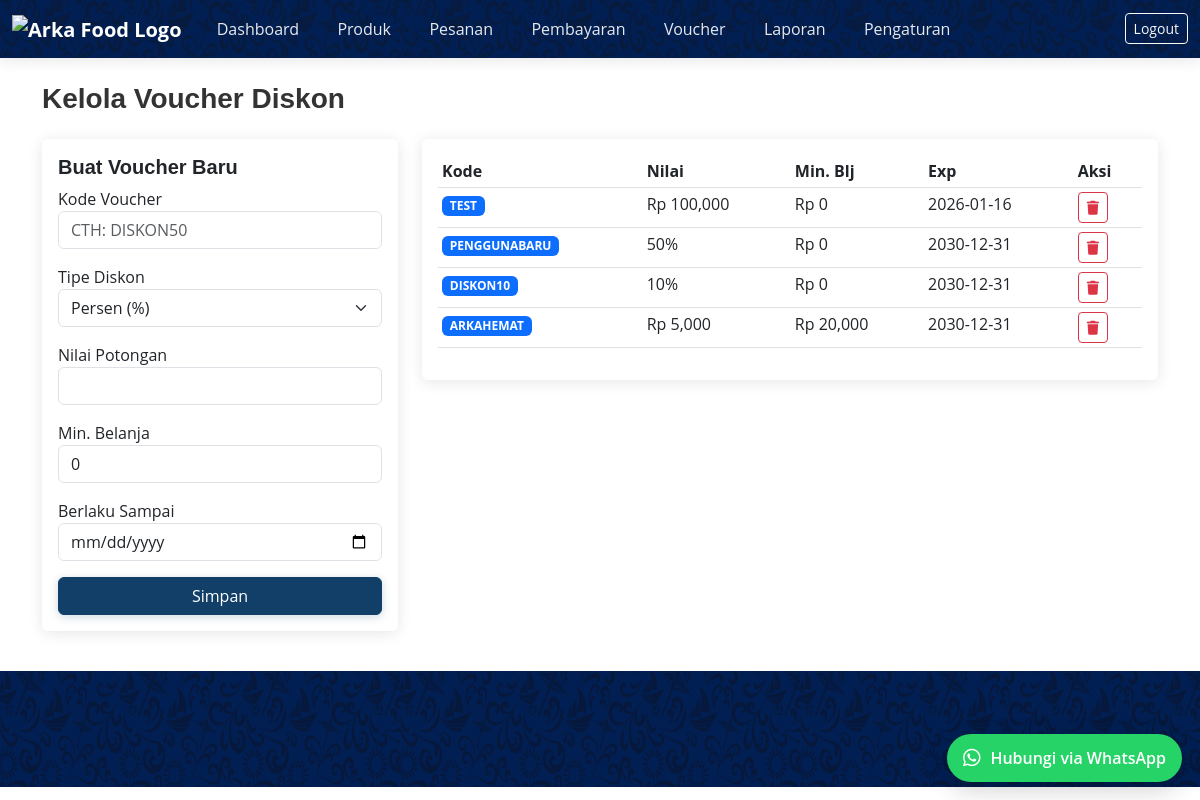
/vouchers.php (signed in), run on the app's committed database.
### tables this page shows
CREATE TABLE `vouchers` (
  `id` int NOT NULL,
  `code` varchar(50) NOT NULL,
  `type` enum('fixed','percent') NOT NULL DEFAULT 'fixed',
  `value` decimal(10,2) NOT NULL,
  `min_purchase` decimal(10,2) DEFAULT '0.00',
  `max_usage` int DEFAULT '0',
  `expiry_date` date DEFAULT NULL,
  `is_active` tinyint(1) DEFAULT '1'
);

### db.php (called while the page is built, shortened)
<?php
$protocol = isset($_SERVER['HTTPS']) && $_SERVER['HTTPS'] === 'on' ? "https" : "http";
$host_server = $_SERVER['HTTP_HOST'];
$path = rtrim(dirname($_SERVER['SCRIPT_NAME']), '/\\');
$base = $protocol . "://" . $host_server . $path;
$base = str_replace('/includes', '', $base);
$base = str_replace('/admin', '', $base);
?>

### vouchers.php (the view, shortened to what this page needs)
<?php
require_once __DIR__ . '/auth.php';
$pdo->exec("CREATE TABLE IF NOT EXISTS vouchers (
    id INT AUTO_INCREMENT PRIMARY KEY,
    code VARCHAR(50) NOT NULL UNIQUE,
    type ENUM('percent','fixed') DEFAULT 'percent',
    value DECIMAL(10,2) NOT NULL,
    min_purchase DECIMAL(10,2) DEFAULT 0,
    expiry_date DATE,
    is_active TINYINT DEFAULT 1
)");
$vouchers = $pdo->query("SELECT * FROM vouchers ORDER BY id DESC")->fetchAll();
?>
<?php include __DIR__ . '/includes/header.php'; ?>
<div class="container py-4">
    <h3>Kelola Voucher Diskon</h3>
    <div class="row mt-4">
        <div class="col-md-4">
            <div class="card p-3 mb-3">
                <h5>Buat Voucher Baru</h5>
                <form method="POST">
                    <div class="mb-3">
                        <label>Kode Voucher</label>
                        <input type="text" name="code" class="form-control" placeholder="Cth: DISKON50" required style="text-transform:uppercase;">
                    </div>
                    <div class="mb-3">
                        <label>Tipe Diskon</label>
                        <select name="type" class="form-select">
                            <option value="percent">Persen (%)</option>
                        </select>
                    </div>
                    <div class="mb-3">
                        <label>Nilai Potongan</label>
                        <input type="number" name="value" class="form-control" required>
                    </div>
                    <div class="mb-3">
                        <label>Min. Belanja</label>
                        <input type="number" name="min_purchase" class="form-control" value="0">
                    </div>
                    <div class="mb-3">
                        <label>Berlaku Sampai</label>
                        <input type="date" name="expiry_date" class="form-control" required>
                    </div>
                    <button type="submit" name="add_voucher" class="btn btn-primary w-100">Simpan</button>
                </form>
            </div>
        </div>
        <div class="col-md-8">
            <div class="card p-3">
                <table class="table table-sm">
                    <thead>
                        <tr>
                            <th>Kode</th>
                            <th>Nilai</th>
                            <th>Min. Blj</th>
                            <th>Exp</th>
                            <th>Aksi</th>
                        </tr>
                    </thead>
                    <tbody>
                        <?php foreach($vouchers as $v): ?>
                        <tr>
                            <td><span class="badge bg-primary"><?= htmlspecialchars($v['code']) ?></span></td>
                            <td><?= $v['type']=='percent' ? intval($v['value']).'%' : 'Rp '.number_format($v['value']) ?></td>
                            <td>Rp <?= number_format($v['min_purchase']) ?></td>
                            <td><?= $v['expiry_date'] ?></td>
                            <td>
                                <form method="POST" onsubmit="return confirm('Hapus voucher?');">
                                    <button class="btn btn-sm btn-outline-danger"><i class="fas fa-trash"></i></button>
                                </form>
                            </td>
                        </tr>
                        <?php endforeach; ?>
                    </tbody>
                </table>
            </div>
        </div>
    </div>
</div>
<?php include __DIR__ . '/includes/footer.php'; ?>

### includes/header.php (shortened to what this page needs)
<?php
$base = $base ?? '/arkafood';
?>
<!doctype html>
<html lang="id">
<head>
    <link href="https://cdn.jsdelivr.net/npm/bootstrap@5.3.0/dist/css/bootstrap.min.css" rel="stylesheet">
    <link rel="stylesheet" href="<?= $base ?>/assets/css/style.css">
    <link rel="stylesheet" href="https://cdnjs.cloudflare.com/ajax/libs/font-awesome/6.4.0/css/all.min.css">
</head>
<body>
<nav class="navbar navbar-expand-lg admin-nav">
  <div class="container-fluid">
    <a class="navbar-brand" href="<?= $base ?>/index.php">
        <img src="<?= $base ?>/assets/images/logo3.png" alt="Arka Food Logo" height="60">
    </a>
    <div class="collapse navbar-collapse" id="adminNav">
      <ul class="navbar-nav me-auto mb-2 mb-lg-0">
        <li class="nav-item"><a class="nav-link" href="dashboard.php">Dashboard</a></li>
        <li class="nav-item"><a class="nav-link" href="products.php">Produk</a></li>
        <li class="nav-item"><a class="nav-link" href="orders.php">Pesanan</a></li>
        <li class="nav-item"><a class="nav-link" href="payments.php">Pembayaran</a></li>
        <li class="nav-item"><a class="nav-link" href="vouchers.php">Voucher</a></li>
        <li class="nav-item"><a class="nav-link" href="reports.php">Laporan</a></li>
        <li class="nav-item"><a class="nav-link" href="settings.php">Pengaturan</a></li>
      </ul>
      <div class="d-flex">
        <?php if(!empty($_SESSION['admin_id'])): ?>
            <a href="logout.php" class="btn btn-sm btn-outline-light">Logout</a>
        <?php endif; ?>
      </div>
    </div>
  </div>
</nav>
<div class="admin-container container-fluid">

### includes/footer.php (shortened to what this page needs)
</div> <script src="https://cdn.jsdelivr.net/npm/sweetalert2@11"></script>
    <footer>
        <div class="container">
            <div class="row">
            </div>
        </div>
    </footer>
    <a href="https://wa.me/6282116726900" class="floating-wa-button" target="_blank" rel="noopener">
        <i class="fab fa-whatsapp"></i>
        <span>Hubungi via WhatsApp</span>
    </a>
</body>
</html>

### style.css (style rules this page uses)
:root { --primary-color: #113F67; --primary-color-2: #0c2d4b; --secondary-color-1: #34699A; --secondary-color-2: #5872c8; --secondary-color-3: #FDF5AA; --nav-pattern-url: url('../arkapattern.png'); }
body { font-family: 'Open Sans', sans-serif; color: #333; }
h1, h2, h3, h4, h5, h6 { font-family: 'Poppins', sans-serif; font-weight: 700; }
.navbar { background-color: var(--primary-color); box-shadow: 0 2px 15px rgba(0, 0, 0, 0.1); position: sticky; top: 0; z-index: 1030; transition: padding 0.25s ease, box-shadow 0.25s ease; background-image: var(--nav-pattern-url), linear-gradient(var(--primary-color), var(--primary-color)); background-repeat: repeat, no-repeat; background-size: 400px 400px, auto; background-position: center, 0 0; background-blend-mode: overlay; }
.navbar-brand { color: white !important; font-weight: bold; transition: all 0.3s ease; }
.nav-link { color: rgba(255, 255, 255, 0.9) !important; position: relative; padding: 0.5rem 1rem !important; margin: 0 0.2rem; }
.nav-link::after { content: ''; position: absolute; width: 0; height: 2px; bottom: 0; left: 50%; background-color: var(--secondary-color-3); transition: all 0.3s ease; transform: translateX(-50%); }
.navbar::before { content: ''; position: absolute; inset: 0; background-image: var(--nav-pattern-url); background-repeat: repeat; background-size: 400px 400px; background-position: center; opacity: 0.35; pointer-events: none; z-index: 0; }
.navbar .container, .navbar .navbar-brand, .navbar .navbar-nav, .navbar .nav-link { position: relative; z-index: 1; }
.btn { position: relative; overflow: hidden; transition: all 0.3s ease; z-index: 1; }
.btn::before { content: ''; position: absolute; top: 0; left: -100%; width: 100%; height: 100%; background: linear-gradient(120deg, transparent, rgba(255, 255, 255, 0.2), transparent); transition: all 0.5s ease; }
.btn-primary { background-color: var(--primary-color); border-color: var(--primary-color); box-shadow: 0 2px 10px rgba(17, 63, 103, 0.2); }
.card { transition: all 0.3s ease; margin-bottom: 20px; border: none; box-shadow: 0 2px 15px rgba(0, 0, 0, 0.1); overflow: hidden; }
footer { background-color: var(--primary-color); color: white; padding: 40px 0; position: relative; }
footer::before { content: ''; position: absolute; inset: 0; background-image: var(--nav-pattern-url); background-repeat: repeat; background-size: 400px 400px; background-position: center; opacity: 0.30; pointer-events: none; z-index: 0; }
footer { background-image: var(--nav-pattern-url), linear-gradient(var(--primary-color), var(--primary-color)); background-repeat: repeat, no-repeat; background-size: 400px 400px, auto; background-position: center, 0 0; background-blend-mode: overlay; }
footer .container, footer .row, footer .col-md-3, footer .col-md-4, footer .col-12, footer h5, footer p, footer a, footer ul, footer li { position: relative; z-index: 1; }
img, iframe { max-width: 100%; height: auto; }
.navbar .navbar-brand img { max-height: 56px; width: auto; }
.floating-wa-button { position: fixed; right: 18px; bottom: 18px; background-color: #25D366; color: #fff; padding: 12px 16px; border-radius: 50px; box-shadow: 0 8px 24px rgba(0,0,0,0.18); display: flex; align-items: center; gap: 10px; z-index: 1100; text-decoration: none; font-weight: 600; }
.floating-wa-button i { font-size: 20px; }
footer { padding: 30px 0; }

### data on the page
vouchers: code "TEST", value "100,000", min_purchase "0", expiry_date "2026-01-16"
vouchers: code "PENGGUNABARU", value "50", min_purchase "0", expiry_date "2030-12-31"
vouchers: code "DISKON10", value "10", min_purchase "0", expiry_date "2030-12-31"
vouchers: code "ARKAHEMAT", value "5,000", min_purchase "20,000", expiry_date "2030-12-31"
